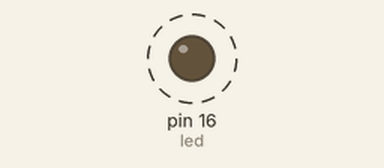
This program was run on a simulated MicroPython board. Parts: output pins drawn as LEDs (lit = HIGH). Dashed ring = blinking.

Above: at 0.2 s.
Timing chart, 0 to 3.0 s (numbered marks = the images above):
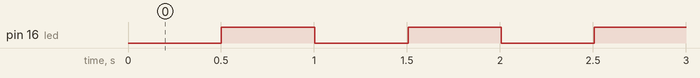

The program:

polling.py
```python
import time
import machine
""" dejamos el espacio de nombres sin "aplanar"
    es decir, NO hacemos:
    from machine import * """


class CuentaMs():
    def __init__(self, ms):
        self.ms = ms
        self.reset()

    def reset(self):
        self.proximo = time.ticks_ms() + self.ms

    def comprueba(self):
        if self.proximo <= time.ticks_ms():
            self.reset()
            return True
        else:
            return False


PIN_LED = 16    # puede cambiar en cada placa
led = machine.Pin(PIN_LED, machine.Pin.OUT)
contador_ms = CuentaMs(500)

while True:
    # hacemos el resto de tareas
    # ¿las insertamos aquí, o despues del if?
    if contador_ms.comprueba():
        led.value(not led.value())
```

Measured:
- by itself, pin 16 (led): alternates HIGH for 0.50 s and LOW for 0.50 s
